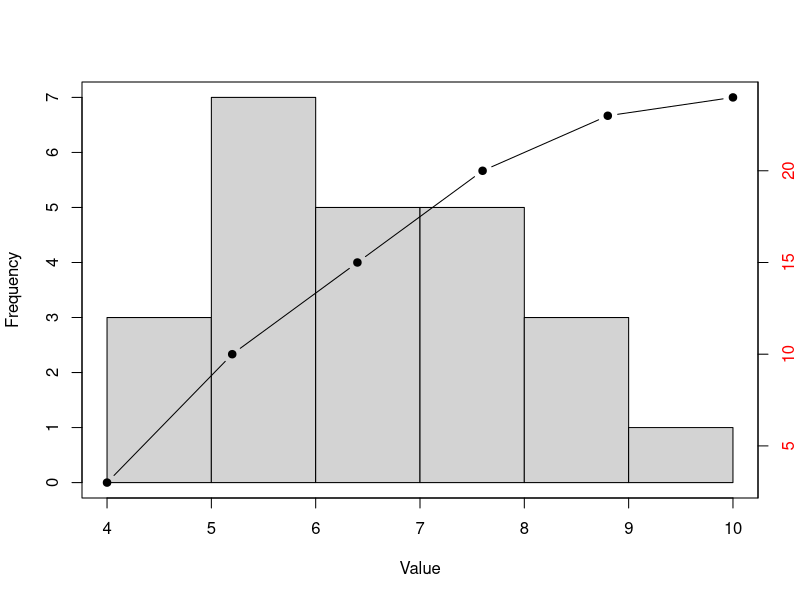

Write the R code that produced this figure.
data <- c(4.5, 5, 5, 5.5, 5.5, 5.5, 6, 6, 6, 6, 6.5, 7, 7, 7, 7, 7.5, 8, 8, 8, 8, 8.5, 8.5, 9, 10)
#data <- c(3.6,4.1,4.2,4.4,4.5,4.5,4.8,4.8,5.1,5.2,5.6,5.7,5.8,6.2,6.3,6.7,6.9,7.3,7.5,8.1)
windows()  # 新しいウィンドウを開く
hist(data, main="", xlab="Value", ylab="Frequency")
dcumsum <- cumsum(hist(data, plot=FALSE)$counts)
par(new=TRUE)
plot(hist(data, plot=FALSE)$mids, dcumsum, type="b", xlab="", ylab="", axes=FALSE, pch=19)
axis(side=4, at=pretty(range(dcumsum)), labels=pretty(range(dcumsum)), col.axis="red")
box()
